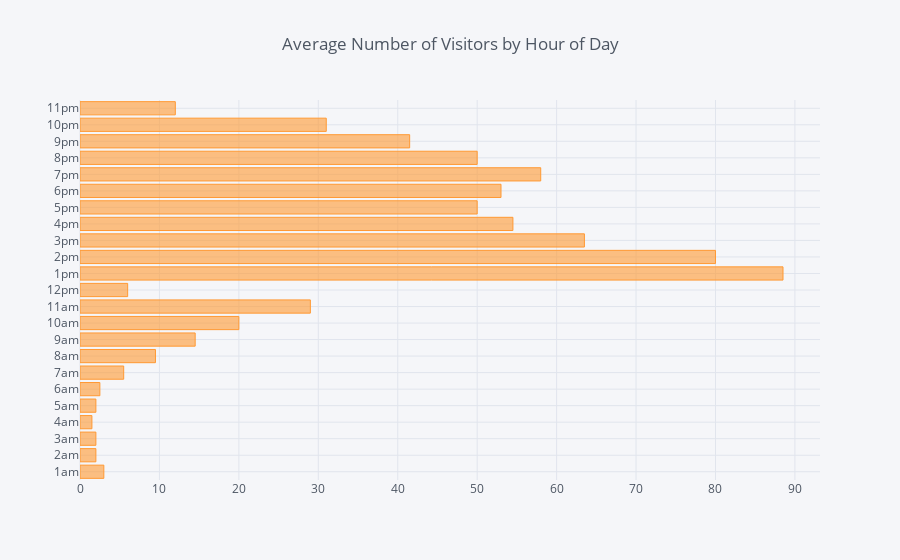

This figure's notebook cell:
### Code cell
avg_times.median().iplot(kind='barh', title='Average Number of Visitors by Hour of Day')

### Figure 1 — Plotly figure (JSON) as saved in the notebook; plotly's stock layout.template omitted (floating-point values rounded to 4 significant figures)
{"data": [{"marker": {"color": "rgba(255, 153, 51, 0.6)", "line": {"color": "rgba(255, 153, 51, 1.0)", "width": 1}}, "name": "None", "orientation": "h", "text": "", "type": "bar", "uid": "0fcd9b82-6b45-4532-acda-6ef4dbf7b340", "x": [3, 2, 2, 1.5, 2, 2.5, 5.5, 9.5, 14.5, 20, 29, 6, 88.5, 80, 63.5, 54.5, 50, 53, 58, 50, 41.5, 31, 12], "y": ["1am", "2am", "3am", "4am", "5am", "6am", "7am", "8am", "9am", "10am", "11am", "12pm", "1pm", "2pm", "3pm", "4pm", "5pm", "6pm", "7pm", "8pm", "9pm", "10pm", "11pm"]}], "layout": {"autosize": true, "legend": {"bgcolor": "#F5F6F9", "font": {"color": "#4D5663"}}, "paper_bgcolor": "#F5F6F9", "plot_bgcolor": "#F5F6F9", "title": {"font": {"color": "#4D5663"}, "text": "Average Number of Visitors by Hour of Day"}, "xaxis": {"autorange": true, "gridcolor": "#E1E5ED", "range": [0, 93.16], "showgrid": true, "tickfont": {"color": "#4D5663"}, "title": {"font": {"color": "#4D5663"}, "text": ""}, "type": "linear", "zerolinecolor": "#E1E5ED"}, "yaxis": {"autorange": true, "gridcolor": "#E1E5ED", "range": [-0.5, 22.5], "showgrid": true, "tickfont": {"color": "#4D5663"}, "title": {"font": {"color": "#4D5663"}, "text": ""}, "type": "category", "zerolinecolor": "#E1E5ED"}}}
